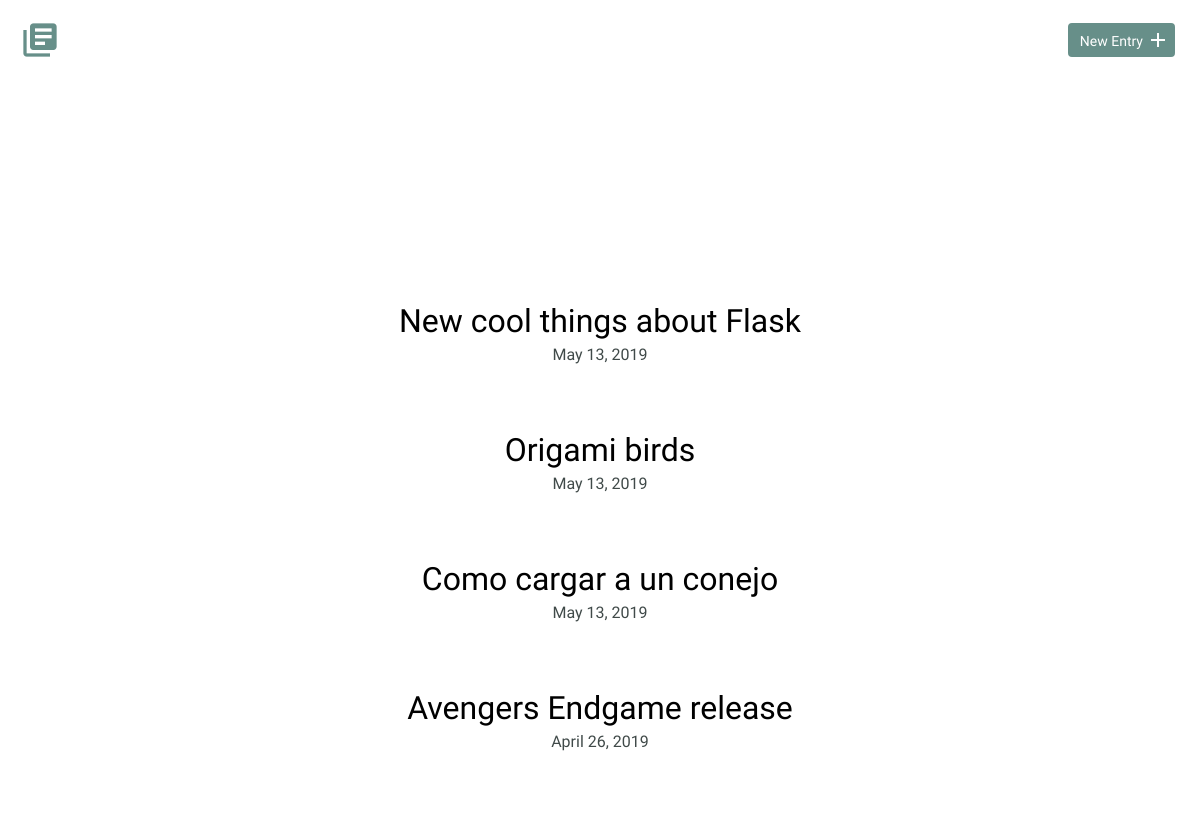
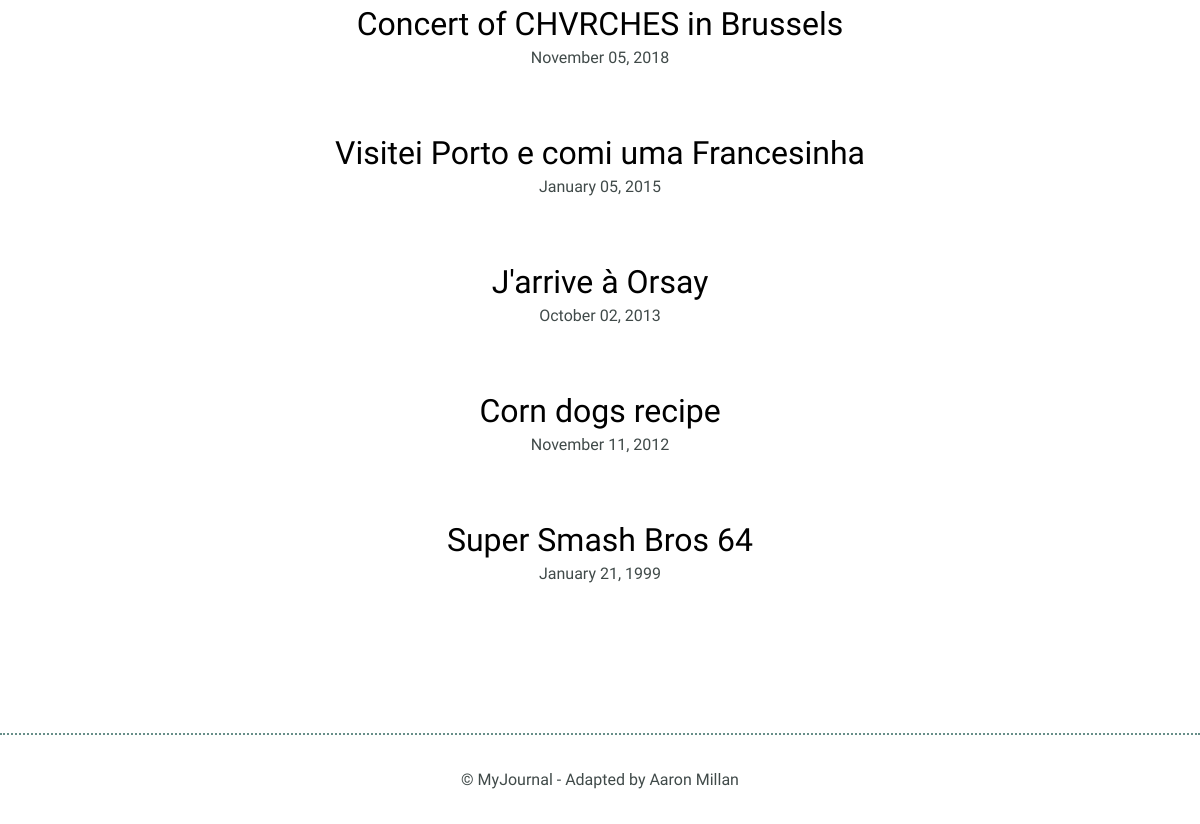
Page /entries/ on the earlier database version (2 pictures, top to bottom).
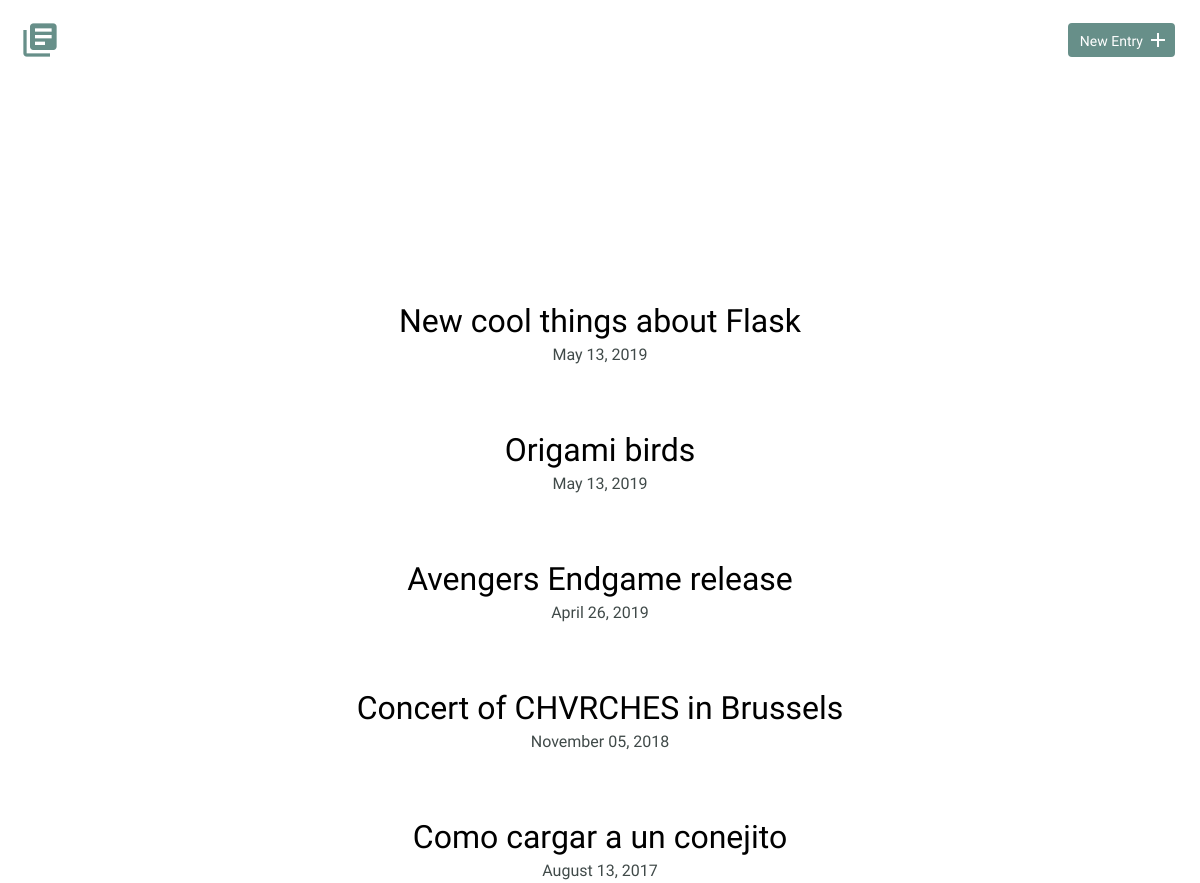
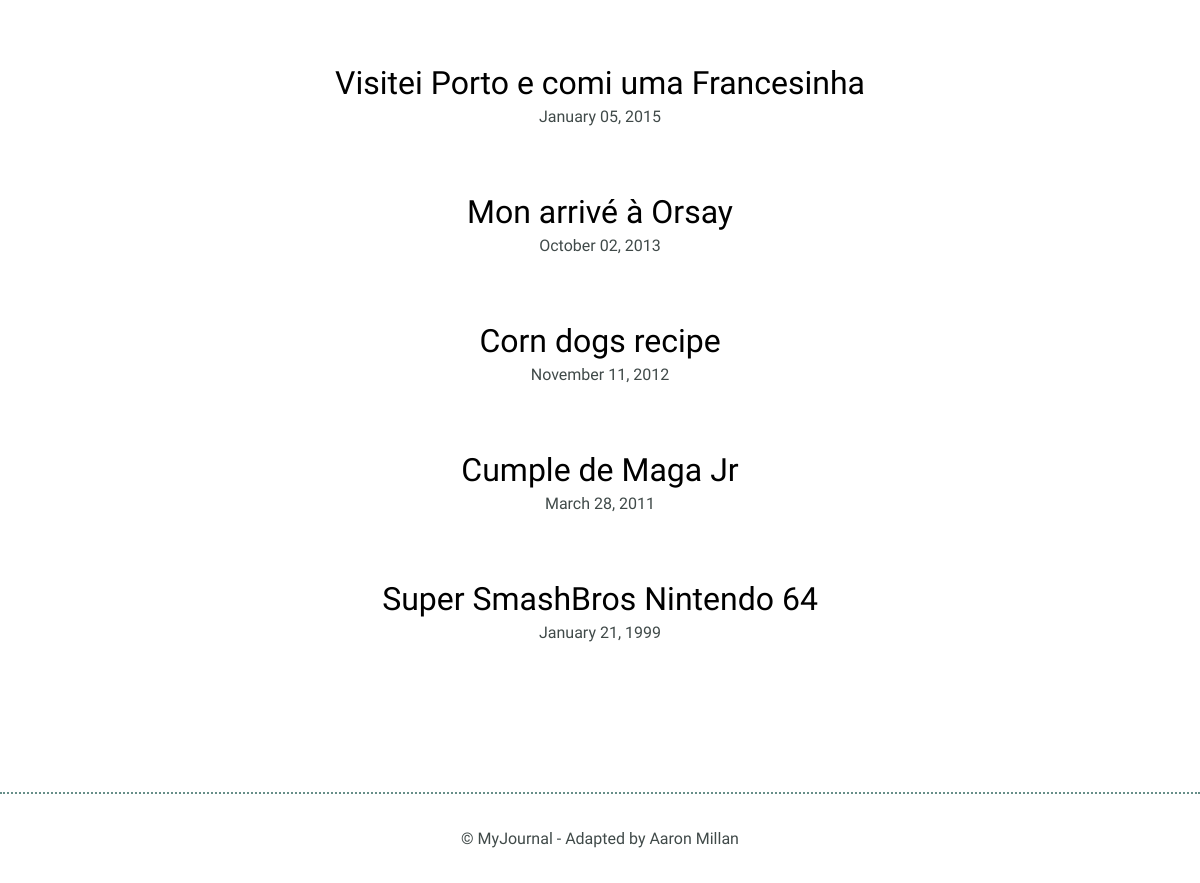
Same page on the later database version (2 pictures, top to bottom).
### models.py (models this page shows, shortened)
class Entry(Model):
    title = CharField()
    date = DateTimeField(default=datetime.datetime.now)
    timespent = IntegerField()
    learned = TextField()
    resources = TextField()
    class Meta:
        database = DATABASE

### app.py (the view)
@app.route('/')
@app.route('/entries/')
def index():
    entries = models.Entry.select().order_by(
                                             models.Entry.date.desc()
                                            ).limit(20)
    return render_template('index.html', entries = entries)

### app.py (called while the page is built)
@app.before_request
def before_request():
    g.db = models.DATABASE
    g.db.connect()

@app.after_request
def after_request(response):
    g.db.close()
    return response

### templates/index.html
{% extends "layout.html" %}
{% block content %}
<section>
  <div class="container">
    <div class="entry-list">
      {% if entries.count() %}
        {% for entry in entries %}
        <article>
          <h2>
            <a href="{{ url_for('entry_detail', entry_id = entry.id)}}">{{ entry.title }}
            </a>
          </h2>
          <time>{{ entry.date.strftime('%B %d, %Y') }}</time>
        </article>
        {% endfor %}
      {% else %}
        <article>
          <h2> No registered entries !</h2>
        </article>
      {% endif %}
    </div>
  </div>
</section>
{% endblock %}

### templates/layout.html (shortened to what this page needs)
<!DOCTYPE html>
<html>
    <head>
        <link rel="stylesheet" href="/static/css/normalize.css">
        <link rel="stylesheet" href="/static/css/site.css">
    </head>
    <body>
        <header>
          <div class="container">
              <div class="site-header">
                  <a class="logo" href="{{ url_for('index') }}"><i class="material-icons">library_books</i></a>
                  <a class="button icon-right" href="{{ url_for('new_entry') }}"><span>New Entry</span> <i class="material-icons">add</i></a>
              </div>
              <div class="entry-list single">
              </div>
          </div>
        </header>
        <div> {% block content %}{% endblock %} </div>
        <footer>
            <div>
                &copy; MyJournal - Adapted by Aaron Millan
            </div>
        </footer>
    </body>
</html>

### static/css/site.css (style rules this page uses)
body { font-size: 16px; color: #404a49; font-family: 'Cousine', serif; font-weight: 400; }
.container { margin: 0 auto; padding: 0 25px; }
header .site-header { margin: 0 auto; height: 95px; }
header .logo i { color: #678f89; margin: 20px 0 0 -5px; float: left; font-size: 40px; }
header .button { float: right; margin: 33px 0 0 0; }
footer { text-align: center; padding: 35px 0; border-top: 2px dotted #678f89; }
.button { padding: 8px 10px 6px 10px; background: #678f89; border: 2px solid #678f89; border-radius: 4px; text-decoration: none; color: #FFF; position: relative; text-align: center; font-size: 14px; }
.button.icon-right { padding-right: 30px; top: -10px; }
.button.icon-right i { position: absolute; top: 3px; right: 3px; }
h1, h2, h3 { margin: 0; font-weight: 400; line-height: 1em; color: #000; }
h2 { font-size: 32px; }
h2 a { text-decoration: none; color: #000; }
.entry-list, .edit-entry, .new-entry { max-width: 800px; margin: 0 auto; padding: 70px 0 150px 0; }
.entry-list article { margin-bottom: 70px; text-align: center; }
.entry-list article:last-child { margin-bottom: 0; }
.entry-list article h2 { margin-bottom: 8px; }
.entry-list.single { padding-bottom: 70px; }

Differences in the rows shown:
removed Entry: title "Como cargar a un conejo", date "May 13, 2019"
removed Entry: title "J'arrive à Orsay", date "October 02, 2013"
removed Entry: title "Super Smash Bros 64", date "January 21, 1999"
added Entry: title "Como cargar a un conejito", date "August 13, 2017"
added Entry: title "Mon arrivé à Orsay", date "October 02, 2013"
added Entry: title "Cumple de Maga Jr", date "March 28, 2011"
added Entry: title "Super SmashBros Nintendo 64", date "January 21, 1999"
